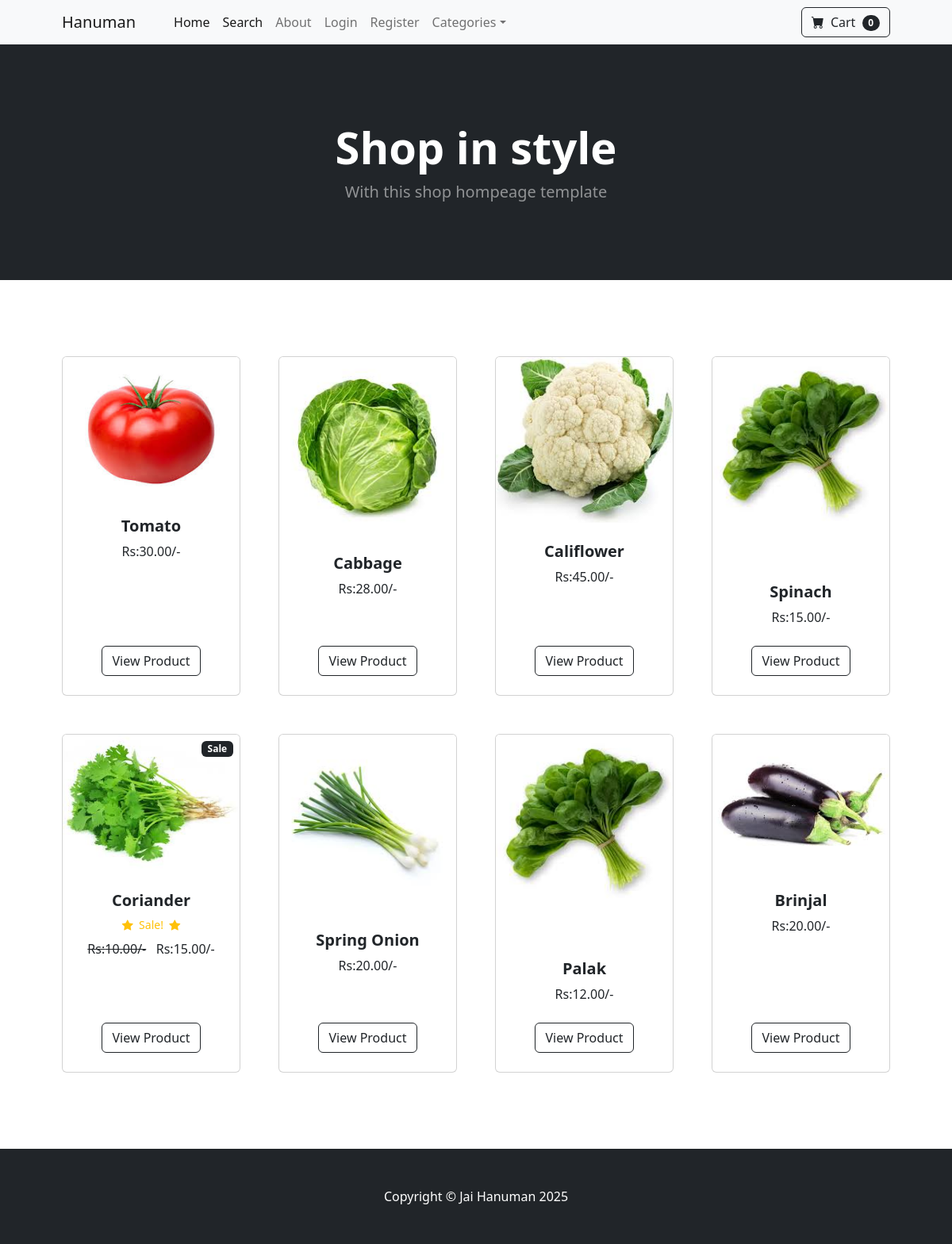
The page / on the database its author committed.
### store/models.py (models this page shows, shortened)
class Product(models.Model):
    name = models.CharField(max_length=100)
    price = models.DecimalField(default=0, decimal_places=2, max_digits=6)
    category = models.ForeignKey(Category, on_delete=models.CASCADE, default=1)
    description = models.CharField(max_length=250, default='', blank=True, null=True)
    image = models.ImageField(upload_to='uploads/product/')
    is_sale = models.BooleanField(default=False)
    sale_price = models.DecimalField(default=0, decimal_places=2, max_digits=6)

### store/views.py (the view)
# urls.py: 2. Add a URL to urlpatterns:  path('', views.home, name='home')
def home(request):
        products = Product.objects.all()
        return render(request, 'home.html', {'products':products})

### cart/cart.py (called while the page is built)
    def __len__(self):
        return len(self.cart)

### cart/context_processors.py (called while the page is built)
def cart(request):
    return {'cart': Cart(request)}

### store/templates/home.html
{% extends 'base.html' %}
{% block content %}
        <header class="bg-dark py-5">
            <div class="container px-4 px-lg-5 my-5">
                <div class="text-center text-white">
                    <h1 class="display-4 fw-bolder">Shop in style</h1>
                    <p class="lead fw-normal text-white-50 mb-0">With this shop hompeage template</p>
                </div>
            </div>
        </header>
        <section class="py-5">
            <div class="container px-4 px-lg-5 mt-5">
                <div class="row gx-4 gx-lg-5 row-cols-2 row-cols-md-3 row-cols-xl-4 justify-content-center">
                    {%for product in products%}
                       {% if product.is_sale %}
                       <div class="col mb-5">
                        <div class="card h-100">
                            <div class="badge bg-dark text-white position-absolute" style="top: 0.5rem; right: 0.5rem;">
                                Sale
                            </div>
                            <img class="card-img-top" src="{{product.image.url}}" alt="..." />
                            <div class="card-body p-4">
                                <div class="text-center">
                                    <h5 class="fw-bolder">{{product.name}}</h5>
                                     <div class="d-flex justify-content-center small text-warning mb-2">
                                        <div class="bi-star-fill"></div>
                                        &nbsp;&nbsp;Sale!&nbsp;&nbsp;
                                        <div class="bi-star-fill"></div>
                                     </div>
                                    <strike>Rs:{{product.price}}/-</strike>
                                    &nbsp;
                                    Rs:{{product.sale_price}}/-
                                </div>
                            </div>
                            <div class="card-footer p-4 pt-0 border-top-0 bg-transparent">
                                <div class="text-center">
                                    <a class="btn btn-outline-dark mt-auto" href="{%url 'product' product.id %}">View Product</a></div>
                            </div>
                        </div>
                    </div>
                       {% else %}
                    <div class="col mb-5">
                        <div class="card h-100">
                            <img class="card-img-top" src="{{product.image.url}}" alt="..." />
                            <div class="card-body p-4">
                                <div class="text-center">
                                    <h5 class="fw-bolder">{{product.name}}</h5>
                                    Rs:{{product.price}}/-
                                </div>
                            </div>
                            <div class="card-footer p-4 pt-0 border-top-0 bg-transparent">
                                <div class="text-center">
                                    <a class="btn btn-outline-dark mt-auto" href="{% url 'product' product.id %}">View Product</a></div>
                            </div>
                        </div>
                    </div>
                        {% endif %}
                    {% endfor %}
            </div>
        </section>
{% endblock %}

### store/templates/base.html (shortened to what this page needs)
{%load static%}
<!DOCTYPE html>
<html lang="en">
    <head>
        <link href="https://cdn.jsdelivr.net/npm/bootstrap-icons@1.5.0/font/bootstrap-icons.css" rel="stylesheet" />
        <link href="{%static 'css/styles.css'%}" rel="stylesheet" />
    </head>
    <body>
        {% include 'navbar.html' %}
        {% block content %}
        {% endblock %}
        <footer class="py-5 bg-dark">
            <div class="container"><p class="m-0 text-center text-white">Copyright &copy; Jai Hanuman 2025</p></div>
        </footer>
    </body>
</html>

### store/templates/navbar.html (shortened to what this page needs)
<nav class="navbar navbar-expand-lg navbar-light bg-light">
    <div class="container px-4 px-lg-5">
        <a class="navbar-brand" href="{% url 'home' %}">Hanuman</a>
        <div class="collapse navbar-collapse" id="navbarSupportedContent">
            <ul class="navbar-nav me-auto mb-2 mb-lg-0 ms-lg-4">
                <li class="nav-item"><a class="nav-link active" aria-current="page" href="{% url 'home' %}">Home</a></li>
                <li class="nav-item"><a class="nav-link active" aria-current="page" href="{% url 'search' %}">Search</a></li>
                <li class="nav-item"><a class="nav-link" href="{% url 'about' %}">About</a></li>
                {% if user.is_authenticated %}
                <li class="nav-item"><a class="nav-link" href="{% url 'update_user' %}">Profile</a></li>
                <li class="nav-item dropdown">
                    <a class="nav-link dropdown-toggle" id="navbarDropdown" href="#" role="button" data-bs-toggle="dropdown" aria-expanded="false">Profile</a>
                    <ul class="dropdown-menu" aria-labelledby="navbarDropdown">
                        <li><a class="dropdown-item" href="{% url 'update_user' %}">User Profile</a></li>
                        <li><hr class="dropdown-divider" /></li>
                        <li><a class="dropdown-item" href="{% url  'update_info' %}">User Info</a></li>
                    </ul>
                </li>
                <li class="nav-item dropdown">
                    <a class="nav-link dropdown-toggle" id="navbarDropdown" href="#" role="button" data-bs-toggle="dropdown" aria-expanded="false">Orders</a>
                    <ul class="dropdown-menu" aria-labelledby="navbarDropdown">
                        <li><a class="dropdown-item" href="{% url 'shipped_dash' %}">Shipped Orders</a></li>
                        <li><hr class="dropdown-divider" /></li>
                        <li><a class="dropdown-item" href="{% url  'not_shipped_dash' %}">Unshipped Ordered</a></li>
                    </ul>
                </li>
                <li class="nav-item"><a class="nav-link" href="{% url 'logout' %}">Logout</a></li>
                {% else %}
                <li class="nav-item"><a class="nav-link" href="{% url 'login' %}">Login</a></li>
                <li class="nav-item"><a class="nav-link" href="{% url 'register' %}">Register</a></li>
                {% endif %}
                <li class="nav-item dropdown">
                    <a class="nav-link dropdown-toggle" id="navbarDropdown" href="#" role="button" data-bs-toggle="dropdown" aria-expanded="false">Categories</a>
                </li>
            </ul>
            <form class="d-flex">
                <a href="{% url 'cart_summary' %}" class="btn btn-outline-dark">
                    <i class="bi-cart-fill me-1"></i>
                    Cart
                    <span class="badge bg-dark text-white ms-1 rounded-pill" id="cart_quantity">{{ cart|length }}</span>
                </a>
            </form>
        </div>
    </div>
</nav>

### rows shown on the page
Product: image (picture), name "Tomato", price "30.00"
Product: image (picture), name "Cabbage", price "28.00"
Product: image (picture), name "Califlower", price "45.00"
Product: image (picture), name "Spinach", price "15.00"
Product: image (picture), name "Coriander", price "10.00", sale_price "15.00"
Product: image (picture), name "Spring Onion", price "20.00"
Product: image (picture), name "Palak", price "12.00"
Product: image (picture), name "Brinjal", price "20.00"

### other values the page prints
{{ cart|length }} "0"
